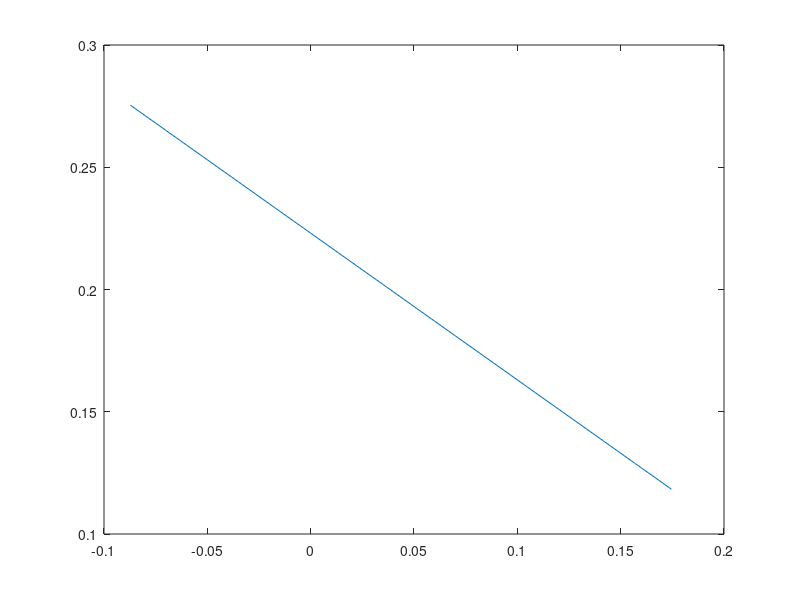
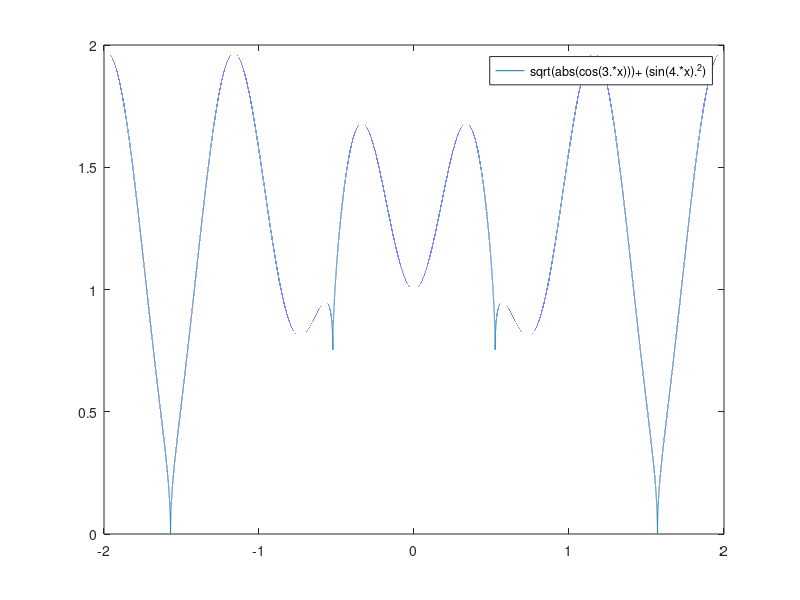

These figures' MATLAB source, in order:
% Problem 2

xD = [-5:10];
xR = (xD.*pi)./180;
y = ((5*sin(xR))/(xR+exp(-0.75.*xR)))-(3.*xR/5);
plot(xR,y)

%problem 4
figure
fplot('sqrt(abs(cos(3*x)))+ (sin(4*x)^2)', [-2,2])